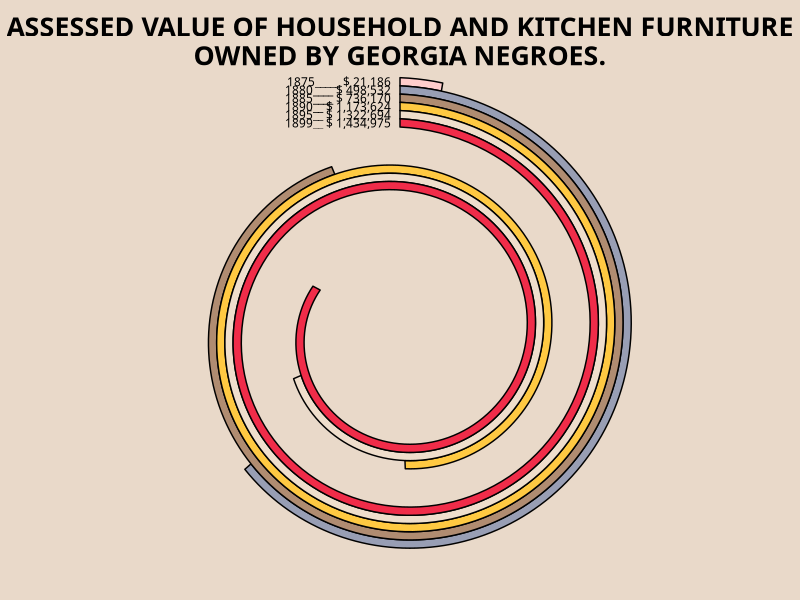

This figure's R source: (Note: this script raises an error after producing the figure.)
# Code copied from https://github.com/coulmont/varia/blob/master/web-du-bois-spirale-code.R

rm(list=ls())
# Load Libraries ----------------------------------------------------------
library(tidyverse)

# Data Wrangling ----------------------------------------------------------
df <- tribble(~cat,~nombre,~y_zero,~couleur,~label,
              "1875",21186,25,"#FFCDCB",    "1875_____ $ 21,186",
              "1880",498532,24,"#989EB4",   "1880____ $ 498,532",
              "1885",736170,23,"#b08c71",   "1885____ $ 736,170",
              "1890",1172624,22,"#FFC942",  "1890__ $ 1,173,624",
              "1895",1322694,21,"#EFDECC",  "1895__ $ 1,322,694",
              "1899",1434975,20,"#F02C49",  "1899__ $ 1,434,975")


# Graphic -----------------------------------------------------------------
# Slope
pente <- (20-6)/1434975

# 
df <- df %>% mutate(y_final = y_zero - nombre*pente)

# Polygons compositions
positions <- df %>% mutate(x_1=0, x_2=nombre, x_3=nombre, x_4=0,
                           y_1=y_zero, y_2=y_final, y_3=y_final+1, y_4=y_zero+1) %>%
  select(cat,x_1:y_4) %>%
  pivot_longer(cols=-cat,
               names_sep="_",
               names_to=c("coord","rang")) %>%
  pivot_wider(names_from = "coord", values_from=value)

# Join with initial data
positions <- positions %>% left_join(df,by="cat")

p <- ggplot(positions, aes(x = x, y = y, group=cat)) +
  geom_polygon(aes(group=cat, fill=I(couleur)),color="black")

final_plot <- p + 
  scale_y_continuous(expand=expansion(add=c(11,-5))) +
  scale_x_continuous(expand=expansion(add=c(0,-650000))) +
  coord_polar() +
  geom_text(data = . %>% filter(rang==1),
            aes(label = paste(label,"   ",sep="")),
            adj=1, nudge_y=.5, nudge_x = -0000, color="black",size=3,family="Quantico") +
  theme_void() +
  labs(title = "ASSESSED VALUE OF HOUSEHOLD AND KITCHEN FURNITURE\nOWNED BY GEORGIA NEGROES.") + 
  theme(legend.position="none",
        text = element_text(family="Quantico"),
        plot.title = element_text(face = "bold", size = rel(1.75), hjust = .5),
        plot.margin = margin(c(.25,0,0,0), unit = "cm"))

cowplot::ggdraw(final_plot) + 
  theme(
    plot.background = element_rect(fill="#e9d9c9", color=NA)
  )

# Saving ------------------------------------------------------------------
path <- here::here("2022_w7", "tidytuesday_2022_w7")
ggsave(filename = glue::glue("{path}.png"), width = 9, height = 9, dpi = 300, device = ragg::agg_png)
